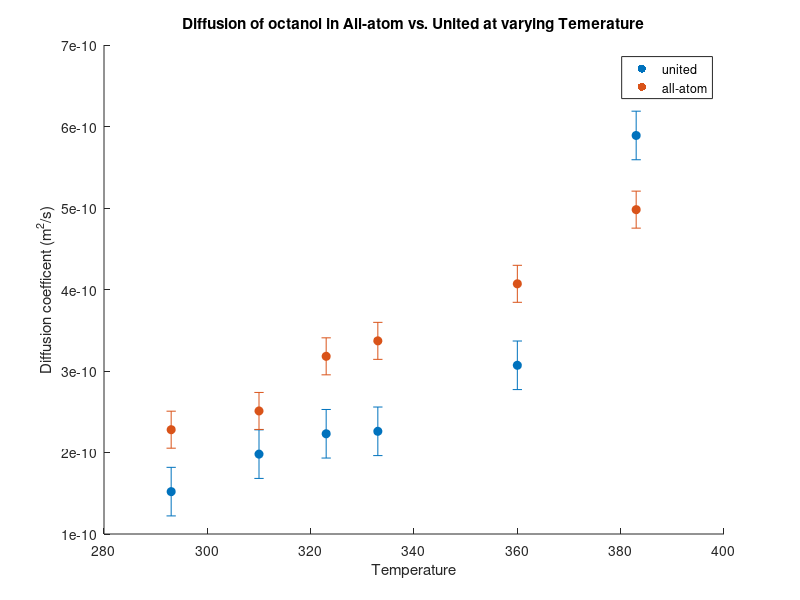

The MATLAB source for this figure:
clear; close all;

ua_1 = 2.28e-10;
ua_2 = 2.51e-10;
ua_3 = 3.18e-10;
ua_4 = 3.37e-10;
ua_5 = 4.07e-10;
ua_6 = 4.98e-10;

aa_1 = 1.52e-10;
aa_2 = 1.98e-10;
aa_3 = 2.23e-10;
aa_4 = 2.26e-10;
aa_5 = 3.07e-10;
aa_6 = 5.89e-10;

T = [293 310 323 333 360 383];

D_ua = [aa_1 aa_2 aa_3 aa_4 aa_5 aa_6];
D_aa = [ua_1 ua_2 ua_3 ua_4 ua_5 ua_6];

figure;
hold on;
title('Diffusion of octanol in All-atom vs. United at varying Temerature')
xlabel('Temperature')
ylabel('Diffusion coefficent (m^2/s)')
scatter(T,D_ua,'filled');
scatter(T,D_aa,'filled');
errorbar(T,D_ua,zeros(1,6)+2.98e-11,'o');
errorbar(T,D_aa,zeros(1,6)+2.27e-11,'o');
legend('united','all-atom');
hold off;